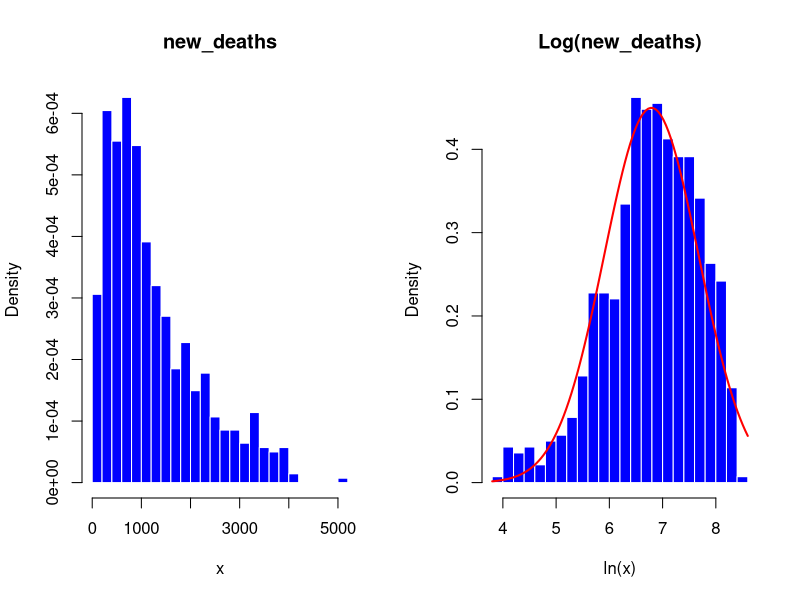
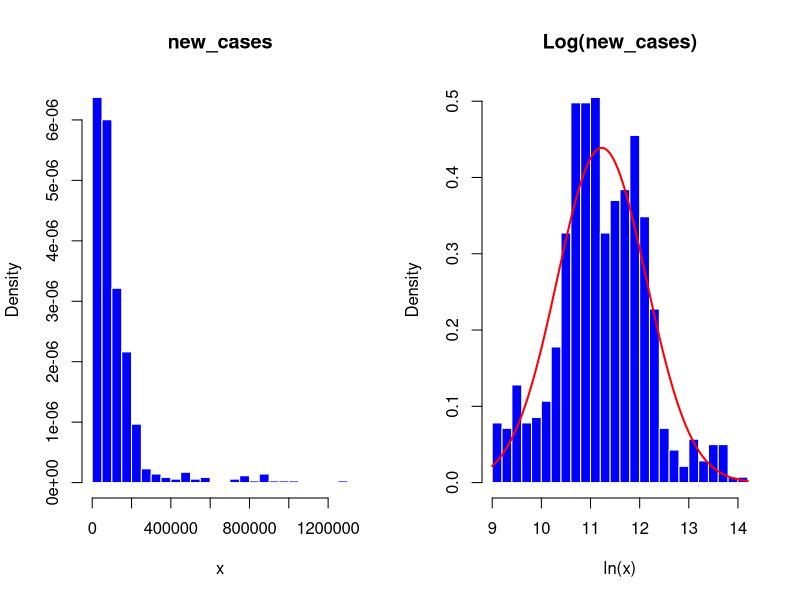
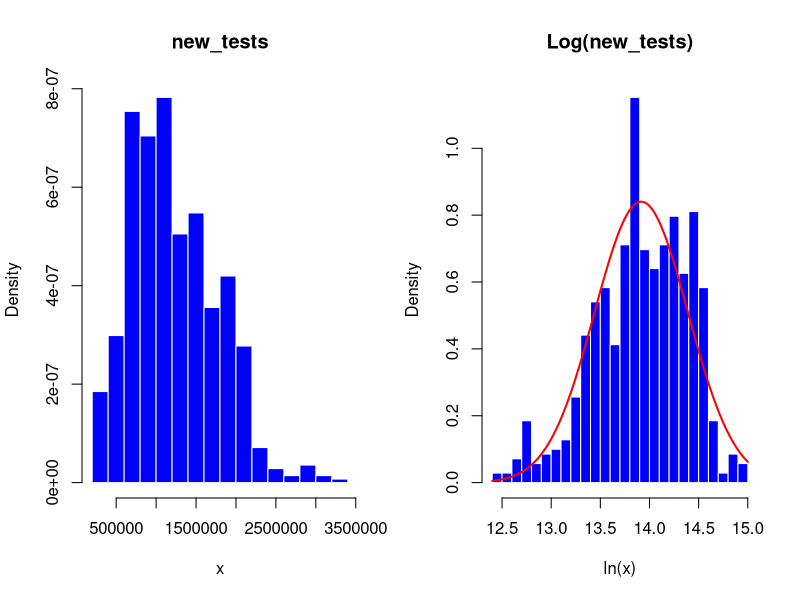
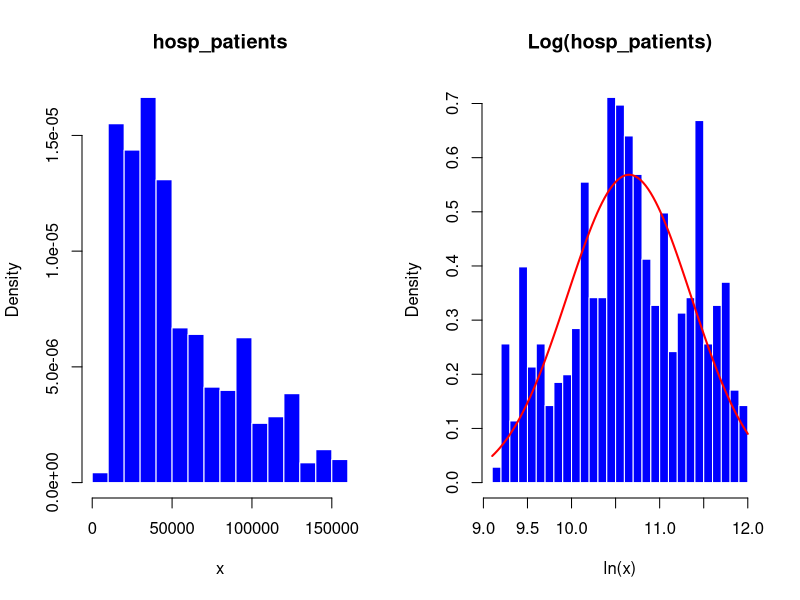
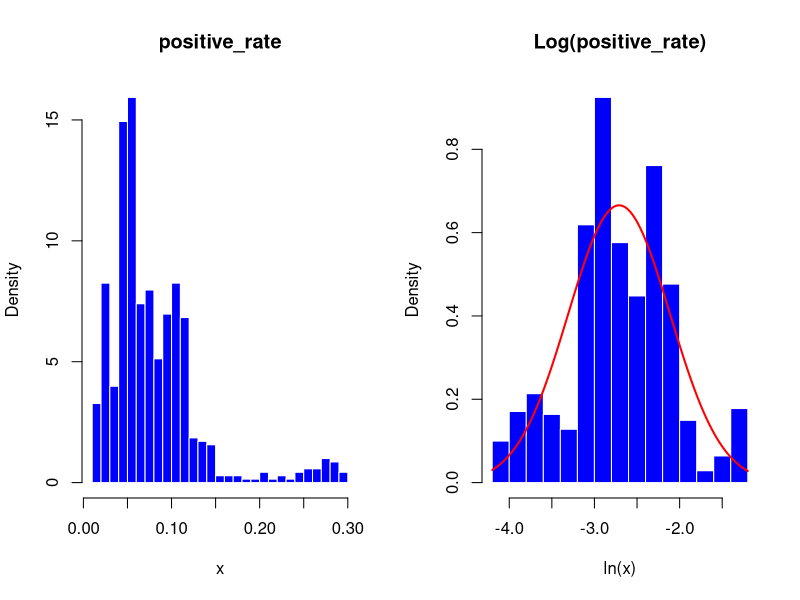
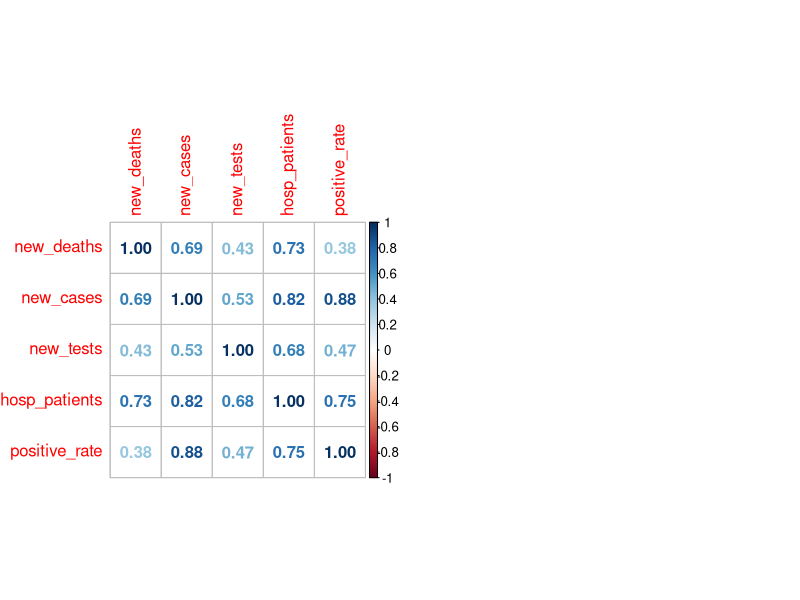
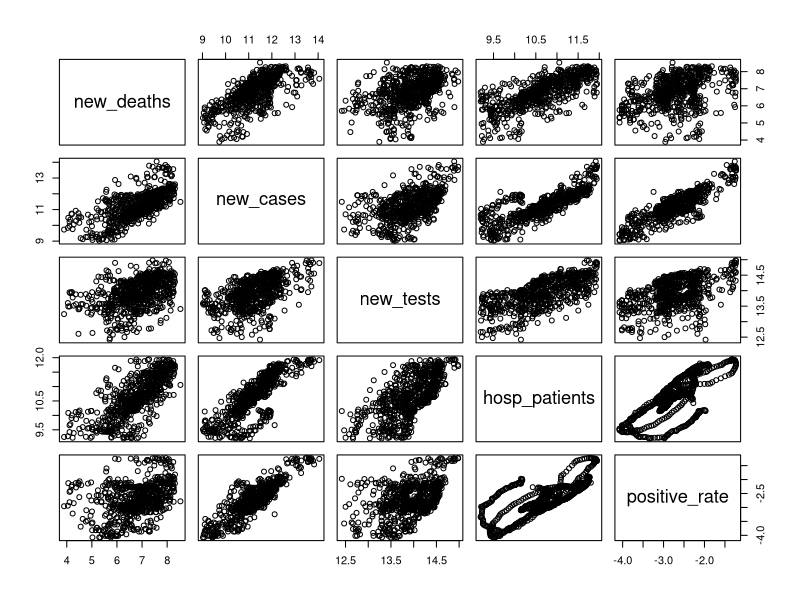
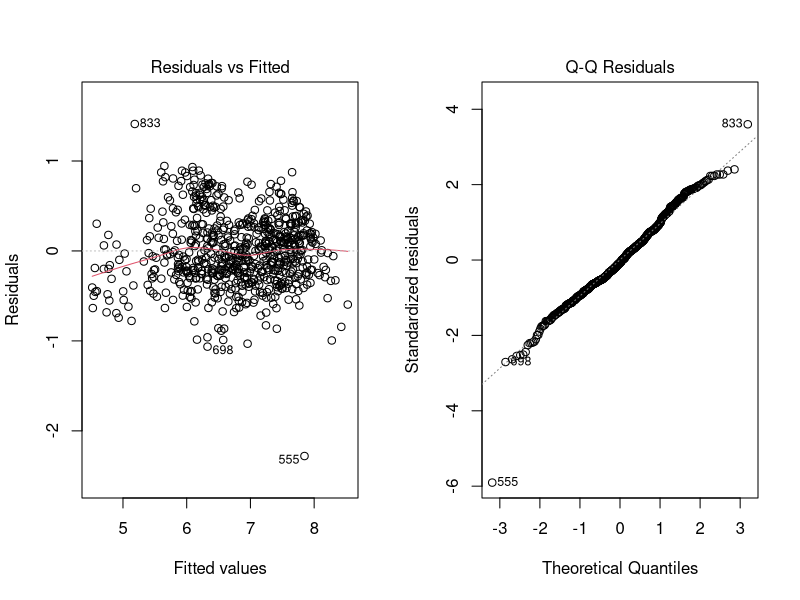

Here is the R script that generated these plots, in order:
## ---- chunk 1
library(dplyr)
library(tidyr)
library(rmarkdown)
library(ggplot2)
library(car)
library(corrplot)

old_data <- read.csv("usa.csv")
paged_table(old_data) # thay thế cho print, in ra bảng đẹp hơn
## ---- chunk 2
new_data <- old_data %>% select(3:14)
paged_table(new_data)
## ---- chunk 3
main_data <- subset(new_data , select = c(new_deaths , new_cases , new_tests, hosp_patients , positive_rate))
# paged_table(main_data)
## ---- chunk 4
main_data %>% sapply(function(col) sum(is.na(col)))    #Số dữ liệu bị khuyết theo cột
apply(main_data, 2, function(x)sum(is.na(x))/length(x))    #Tỉ lệ dữ liệu bị khuyết
## ---- chunk 5
main_data <- na.omit(main_data)
# main_data[is.na(main_data)] <- 0    #NA <- 0
paged_table(main_data)
## ---- chunk 6
stat_table<-apply(main_data[,c("new_deaths", "new_cases", "new_tests", "hosp_patients", "positive_rate")], 2,
function(x){c(mean(x), median(x), sd(x), min(x), max(x))})
rownames(stat_table)<-c("mean", "median", "sd", "min", "max")
paged_table(as.data.frame(stat_table))
## ---- chunk 7
plot_hist_norm <- function(data, var) {
  # Calculate the variable to plot
  plot_var <- data[[var]]
  par(mfrow = c(1, 2))
  # Histogram of the variable
  # Normal curve overlay
  hist(plot_var, main = paste0(var), xlab = "x",
     col = "blue", border = "white", breaks = 20, freq = FALSE)
  hist(log(plot_var), main = paste0("Log(", var, ")"), xlab = "ln(x)",
     col = "blue", border = "white", breaks = 20, freq = FALSE)
  curve(dnorm(x, mean = mean(log(plot_var)), sd = sd(log(plot_var))), 
        col = "red", lwd = 2, add = TRUE) 
}
for (col_name in colnames(main_data)) {
  # Call plot_hist_norm on each column
  plot_hist_norm(main_data, col_name)
}
## ---- chunk 8
# Apply log data transformation to all variables
for (col_name in colnames(main_data)) {
  main_data[[col_name]] <- log(main_data[[col_name]])
}

stat_table<-apply(main_data[,c("new_deaths", "new_cases", "new_tests", "hosp_patients", "positive_rate")], 2,
function(x){c(mean(x), median(x), sd(x), min(x), max(x))})
rownames(stat_table)<-c("mean", "median", "sd", "min", "max")
paged_table(as.data.frame(stat_table))
## ---- chunk 9
corrplot(cor(main_data), method = "number")
## ---- chunk 10
contTab = subset(main_data, select = colnames(main_data))
pairs(contTab)
## ---- chunk 11
model <- lm(new_deaths ~ new_cases + new_tests + hosp_patients + positive_rate, 
            data = main_data)
modSum <- summary(model)
modSum
# In ra cac he so cua mo hinh
paged_table(as.data.frame(t(model$coefficients)))
## ---- chunk 12
SSE <- (model$residuals ^ 2) %>% sum()
SSR <- ((model$fitted.values - mean(main_data$new_deaths)) ^ 2) %>% sum()
SST <- ((main_data$new_deaths - mean(main_data$new_deaths)) ^ 2) %>% sum()
table <- data.frame(SSE, SSR, SST)
# Print the table
paged_table(table)
## ---- chunk 13
plot(model)
## ---- chunk 14
error_sd <- sqrt(SSE / (nrow(main_data) - 5))
print(error_sd)
## ---- chunk 15
R2 <- SSR / SST
print(paste0("R^2 = ", R2))
## ---- chunk 16
R2_adjusted <- 1 - (nrow(main_data) - 1)/(nrow(main_data) - 5)*(1-R2) 
print(paste0("Adjusted R^2 = ", R2_adjusted))
## ---- chunk 17
f <-((nrow(main_data) - 5)/4)*(R2 / (1 - R2)) 
print(paste0("F = ", f))
## ---- chunk 18
modSum$fstatistic
pf(modSum$fstatistic[1],modSum$fstatistic[2],modSum$fstatistic[3],lower.tail=FALSE)
## ---- chunk 19
modSum
## ---- chunk 20
confint(model , level = 0.95)
## ---- chunk 21
prediction <- data.frame(new_cases=c(log(500000)), new_tests=c(log(2000000)), hosp_patients=c(log(100000)), positive_rate = c(log(0.2)))
predict(model, prediction , interval = 'confidence')
## ---- chunk 22
prediction_result <- predict(model, prediction, interval = 'confidence')
prediction_result[, 1:3] <- exp(prediction_result[, 1:3])
print(prediction_result)
## ---- chunk 23
vif(model)
